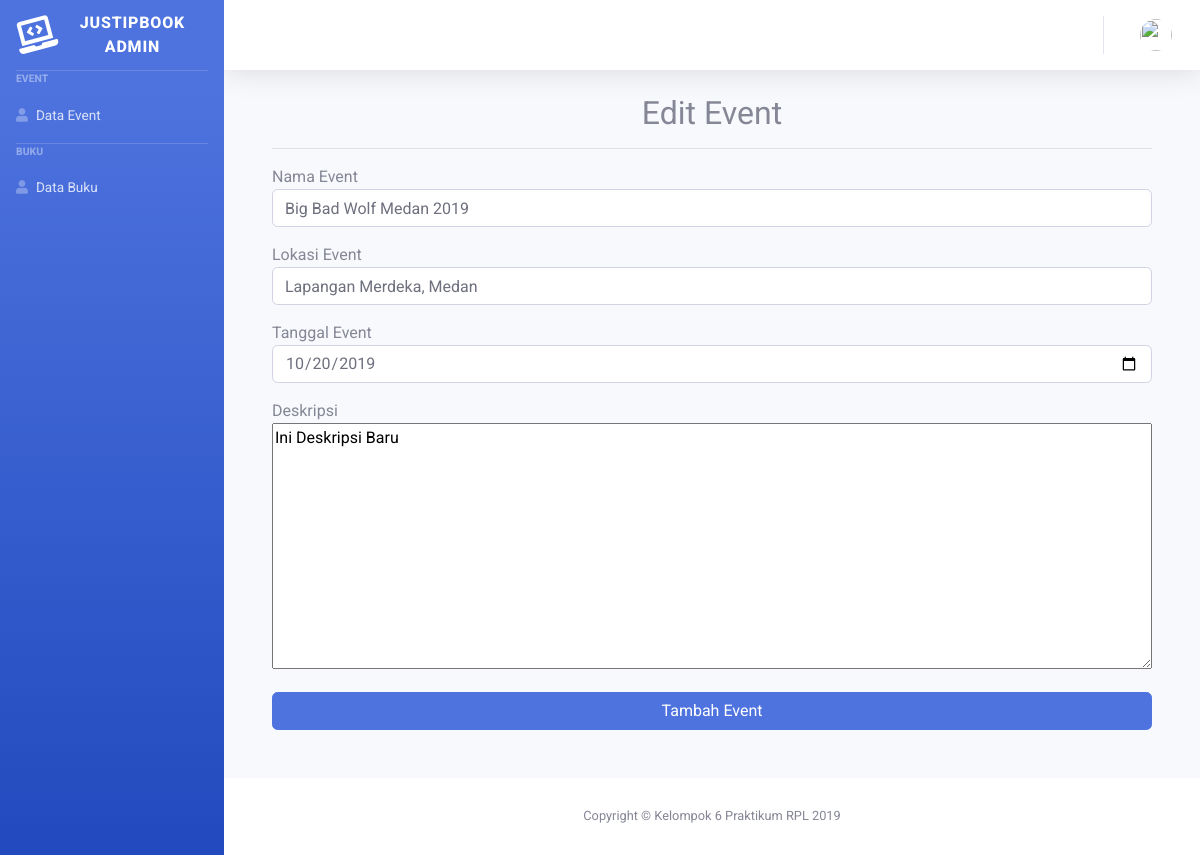
/admin/editevent/1, run on the app's committed database.
### tables this page shows
CREATE TABLE `event` (
  `id_event` int(11) NOT NULL,
  `nama` varchar(255) NOT NULL,
  `tanggal` varchar(255) NOT NULL,
  `deskripsi` longtext NOT NULL,
  `lokasi` varchar(255) NOT NULL,
  `image` varchar(255) NOT NULL
);

### application/controllers/Admin.php (called while the page is built, shortened)
<?php
class Admin extends CI_Controller
{
    public function __construct()
    {
        $this->load->library('form_validation');
        $this->load->helper(array('form', 'url'));
        $this->load->model('ModelBuku');
        $this->load->model('ModelEvents');
    }
    public function editEvent($idEvent){
        $data['title'] = "Edit Event";
        $data['user'] = $this->db->get_where('user', ['username' => $this->session->userdata('username')])->row_array();
        $data['event'] = $this->db->get_where('event', ['id_event' => $idEvent])->result_array();
        $this->load->view('templates/admin/auth_header', $data);
        $this->load->view('templates/admin/sidebar');
        $this->load->view('admin/editevent');
        $this->load->view('templates/admin/auth_footer');
    }
}

### index.php (called while the page is built, shortened)
<?php
require_once BASEPATH.'core/CodeIgniter.php';

### application/views/admin/editEvent.php (the view, shortened to what this page needs)
<?php foreach ($event as $details) : ?>
    <div class="container-fluid">
        <div class="container">
            <div class="box">
                <center>
                    <h2>Edit Event</h2>
                </center>
                <hr>
                <form action="<?= base_url('admin/updateevent') ?>" method="post">
                    <div class="form-group">
                        <?php echo "Nama Event"; ?>
                        <input type="text" class="form-control form-control-user" id="namaevent" name="nama" placeholder="Masukkan Nama Event" value="<?= $details['nama'] ?>">
                    </div>
                    <div class="form-group">
                        <?php echo "Lokasi Event"; ?>
                        <input type="text" class="form-control form-control-user" id="lokasievent" name="lokasi" placeholder="Masukkan Lokasi" value="<?= $details['lokasi'] ?>">
                    </div>
                    <div class="form-group">
                        <?php echo "Tanggal Event"; ?>
                        <input type="date" class="form-control form-control-user" id="tanggal" name="tanggal" placeholder="Masukkan Tanggal Event" value="<?= $details['tanggal'] ?>">
                    </div>
                    <div class="form-group">
                        <?php echo "Deskripsi"; ?>
                        <textarea name="deskripsi" id="deskripsi-event" cols="30" rows="10" class="boxsizingBorder"><?= $details['deskripsi'] ?></textarea>
                    </div>
                    <button type="submit" class="btn btn-primary btn-user btn-block">
                        Tambah Event
                    </button>
                </form>
                <br><br>
            </div>
        </div>
    </div>
<?php endforeach ?>
<footer class="sticky-footer bg-white">
    <div class="container my-auto">
        <div class="copyright text-center my-auto">
            <span>Copyright &copy; Kelompok 6 Praktikum RPL 2019</span>
        </div>
    </div>
</footer>
</div>
</div>

### assets/css/style.css (style rules this page uses)
* { font-family: 'Roboto', sans-serif; }
body { background-color: #2F2B32; }
.boxsizingBorder { width: 100%; }

### data on the page
event: nama "Big Bad Wolf Medan 2019", lokasi "Lapangan Merdeka, Medan", tanggal "10/20/2019", deskripsi "Ini Deskripsi Baru"
